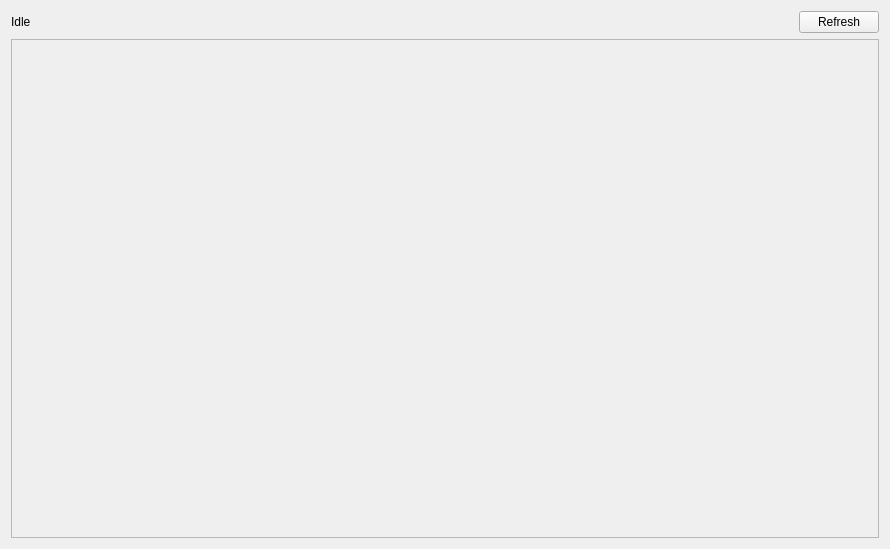
<?xml version="1.0" encoding="UTF-8"?>
<ui version="4.0">
 <class>main_widget</class>
 <widget class="QWidget" name="main_widget">
  <property name="geometry">
   <rect>
    <x>0</x>
    <y>0</y>
    <width>890</width>
    <height>549</height>
   </rect>
  </property>
  <property name="windowTitle">
   <string>March Input Device</string>
  </property>
  <layout class="QVBoxLayout" name="verticalLayout">
   <property name="sizeConstraint">
    <enum>QLayout::SetMinAndMaxSize</enum>
   </property>
   <item>
    <layout class="QHBoxLayout" name="status_bar">
     <item>
      <widget class="QLabel" name="status_label">
       <property name="maximumSize">
        <size>
         <width>16777215</width>
         <height>302</height>
        </size>
       </property>
       <property name="text">
        <string>Idle</string>
       </property>
      </widget>
     </item>
     <item>
      <spacer name="horizontalSpacer">
       <property name="orientation">
        <enum>Qt::Horizontal</enum>
       </property>
       <property name="sizeHint" stdset="0">
        <size>
         <width>40</width>
         <height>20</height>
        </size>
       </property>
      </spacer>
     </item>
     <item>
      <widget class="QLabel" name="gait_label">
       <property name="text">
        <string/>
       </property>
      </widget>
     </item>
     <item>
      <widget class="QPushButton" name="refresh_button">
       <property name="toolTip">
        <string>&lt;html&gt;&lt;head/&gt;&lt;body&gt;&lt;p&gt;Refreshes the buttons with possible gaits&lt;/p&gt;&lt;/body&gt;&lt;/html&gt;</string>
       </property>
       <property name="text">
        <string>Refresh</string>
       </property>
      </widget>
     </item>
    </layout>
   </item>
   <item>
    <widget class="QScrollArea" name="frame">
     <property name="enabled">
      <bool>true</bool>
     </property>
     <property name="widgetResizable">
      <bool>true</bool>
     </property>
     <widget class="QWidget" name="content">
      <property name="geometry">
       <rect>
        <x>0</x>
        <y>0</y>
        <width>870</width>
        <height>493</height>
       </rect>
      </property>
      <property name="styleSheet">
       <string notr="true">QPushButton {
  background-color: #B6BDC9;
  color: #000000;
}

QPushButton:disabled {
  background-color: #80858D;
}</string>
      </property>
     </widget>
    </widget>
   </item>
  </layout>
 </widget>
 <resources/>
 <connections/>
</ui>
